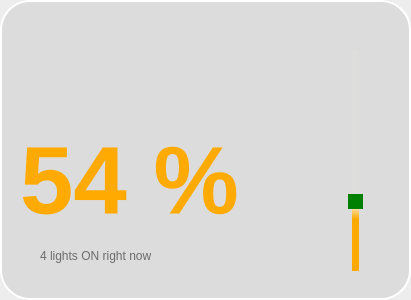
     <widget class="QFrame" name="frame_31">
      <property name="geometry">
       <rect>
        <x>899</x>
        <y>130</y>
        <width>411</width>
        <height>300</height>
       </rect>
      </property>
      <property name="styleSheet">
       <string notr="true">QFrame{
background-color: qlineargradient(spread:pad, x1:0.98, y1:0.471364, x2:1, y2:0.472, stop:1 rgba(0, 0, 0, 18));
border-style: outset;
border-color:#FFF;
border-width:2px;
border-radius:30px;

}</string>
      </property>
      <property name="frameShape">
       <enum>QFrame::StyledPanel</enum>
      </property>
      <property name="frameShadow">
       <enum>QFrame::Raised</enum>
      </property>
      <widget class="QFrame" name="frame_32">
       <property name="geometry">
        <rect>
         <x>10</x>
         <y>10</y>
         <width>81</width>
         <height>81</height>
        </rect>
       </property>
       <property name="styleSheet">
        <string notr="true">background-image: url(:/newPrefix/icon/icons8-reflector-bulb-80.png);
border:none;
background-color:none;</string>
       </property>
       <property name="frameShape">
        <enum>QFrame::StyledPanel</enum>
       </property>
       <property name="frameShadow">
        <enum>QFrame::Raised</enum>
       </property>
      </widget>
      <widget class="QLabel" name="lightintensity_label_3">
       <property name="geometry">
        <rect>
         <x>20</x>
         <y>130</y>
         <width>271</width>
         <height>101</height>
        </rect>
       </property>
       <property name="font">
        <font>
         <family>Segoe UI Historic</family>
         <pointsize>72</pointsize>
         <weight>99</weight>
         <italic>false</italic>
         <bold>true</bold>
        </font>
       </property>
       <property name="styleSheet">
        <string notr="true">color: rgb(255, 170, 0);
border :none;
background-color:none;
font: 75 72pt &quot;Segoe UI Historic&quot;;
font-weight:900;</string>
       </property>
       <property name="text">
        <string>54 %</string>
       </property>
      </widget>
      <widget class="QSlider" name="lightintensity_slider_3">
       <property name="geometry">
        <rect>
         <x>330</x>
         <y>50</y>
         <width>51</width>
         <height>221</height>
        </rect>
       </property>
       <property name="styleSheet">
        <string notr="true">QSlider::groove:vertical {
    position: absolute; /* absolutely position 4px from the left and right of the widget. setting margins on the widget should work too... */
    left: 2px; right: 2px;
}

QSlider::handle:vertical {
    height: 10px;
    background: green;
    margin: 0 -4px; /* expand outside the groove */
}

QSlider::add-page:vertical {
   
	
	background-color: qlineargradient(spread:pad, x1:0.527, y1:1, x2:0.532338, y2:0, stop:0.751244 rgba(255, 170, 0, 255), stop:1 rgba(255, 255, 255, 255));
}

QSlider::sub-page:vertical {

	background-color: rgb(222, 223, 220);

}</string>
       </property>
       <property name="value">
        <number>30</number>
       </property>
       <property name="orientation">
        <enum>Qt::Vertical</enum>
       </property>
      </widget>
      <widget class="QLabel" name="airdevice_7">
       <property name="geometry">
        <rect>
         <x>40</x>
         <y>240</y>
         <width>251</width>
         <height>31</height>
        </rect>
       </property>
       <property name="styleSheet">
        <string notr="true">background-color:none;
font: 75 10pt &quot;Segoe UI Historic&quot;;
border:none;
color: rgb(108, 108, 108);</string>
       </property>
       <property name="text">
        <string>4 lights ON right now</string>
       </property>
      </widget>
     </widget>
